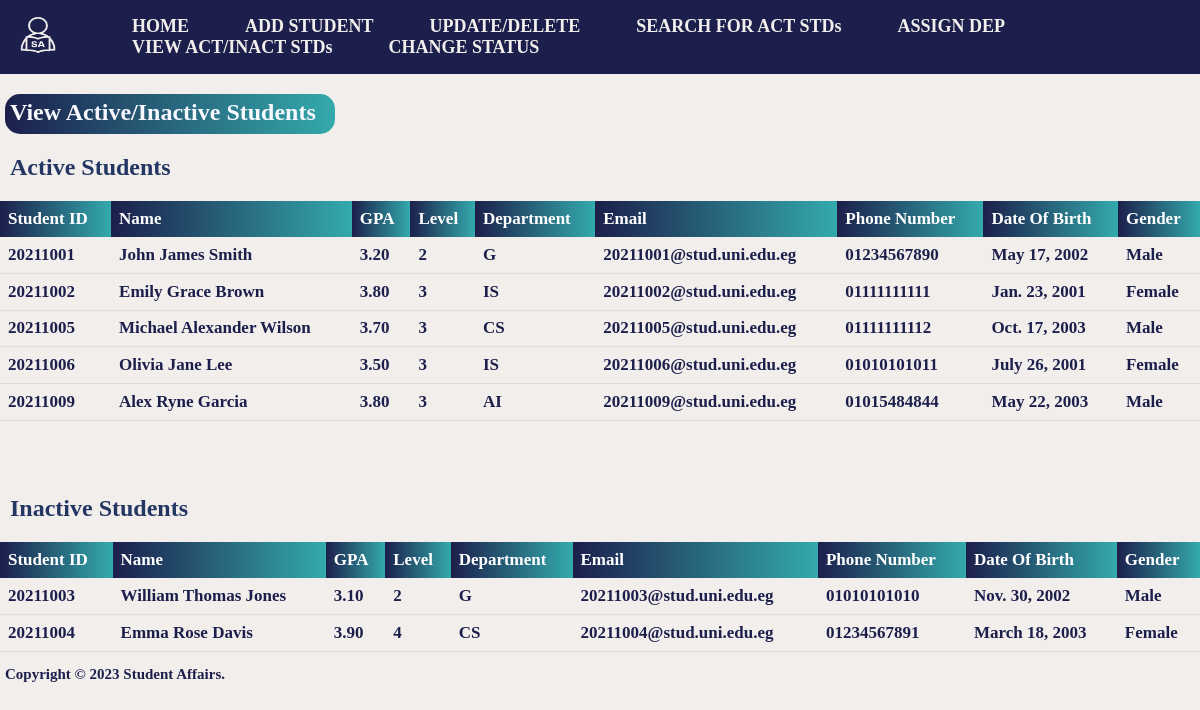
The page /Studentaffairs/HomePage/ViewActInact/ on the database as committed earlier.
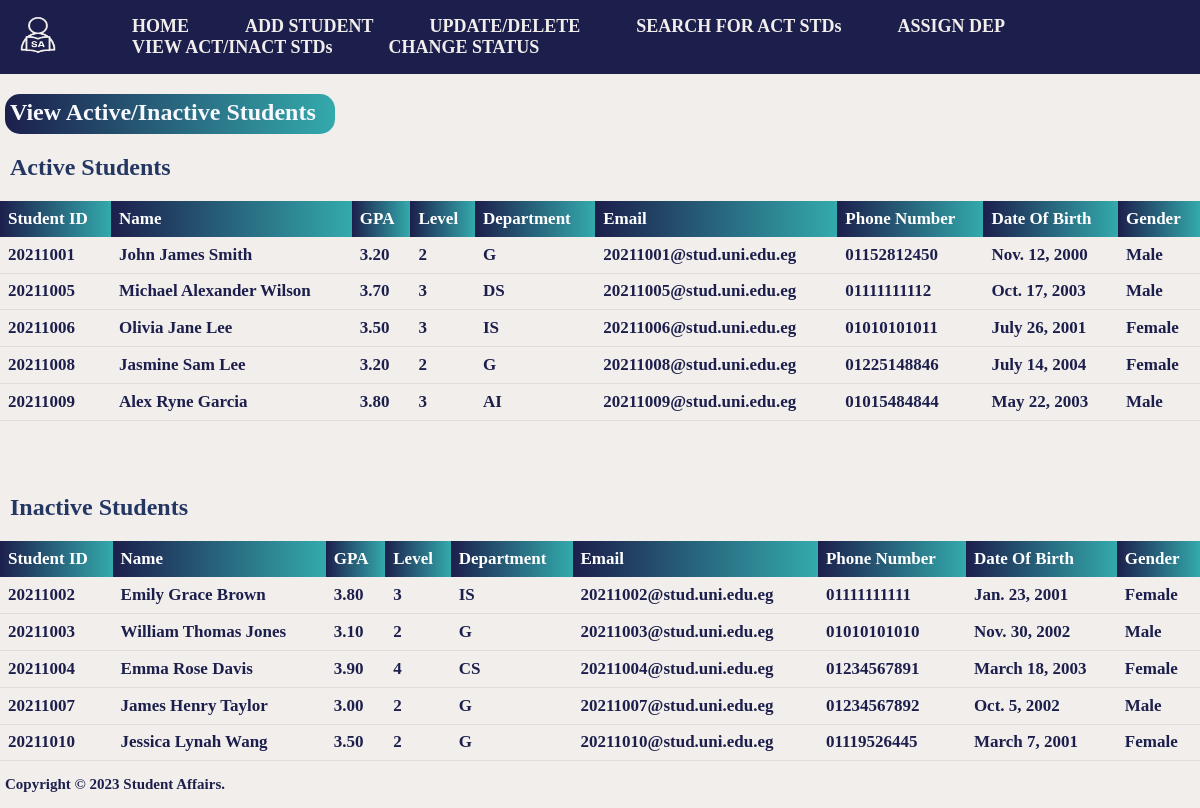
The same page on the database as committed later.
### shared_app/models.py (models this page shows)
class Student(models.Model):
    student_id = models.CharField(primary_key=True, max_length=8)
    name = models.CharField(max_length=30)
    gpa = models.DecimalField(max_digits=3, decimal_places=2)
    level = models.IntegerField()
    status = models.CharField(max_length=8)
    department = models.CharField(max_length=2)
    email = models.EmailField()
    phone_number = models.CharField(max_length=11)
    dob = models.DateField()
    gender = models.CharField(max_length = 6)

### view_in_active/views.py (the view)
# urls.py: path('',  views.viewin_active, name='viewin_active'),
def viewin_active(request):
    students = Student.objects.all().values()
    template = loader.get_template('View_Act_Inact.html')
    context = {
        'students': students,
    }
    return HttpResponse(template.render(context, request))

### view_in_active/templates/View_Act_Inact.html (shortened to what this page needs)
{% load static %}
<!DOCTYPE html>
<html>
    <head>
        <link rel = "stylesheet" href = "{% static 'css/NavBar&BG.css' %}">
        <link rel = "stylesheet" href = "{% static 'css/View_Act_Inact.css' %}">
    </head>
    <body>
    <nav>
        <div>
            <div><a href="{% url 'homepage:homepage' %}"><img class="logo" src="{% static 'Logo.png' %}"></a></div>
        </div>
        <ul>
            <li><a href="{% url 'homepage:homepage' %}">HOME</a></li>
            <li><a href="{% url 'add:add' %}">ADD STUDENT</a></li>
            <li><a href="{% url 'update_delete:updatedelete' %}">UPDATE/DELETE</a></li>
            <li><a href="{% url 'searchactive:search' %}">SEARCH FOR ACT STDs</a></li>
            <li><a href="{% url 'assigndep:assigndep' %}">ASSIGN DEP</a></li>
            <li><a href="{% url 'view_in_active:viewin_active' %}">VIEW ACT/INACT STDs</a></li>
            <li><a href="{% url 'changestatus:changestatus' %}">CHANGE STATUS</a></li>
        </ul>
    </nav>
    <h2 class="header">View Active/Inactive Students</h2>
    <h2>Active Students</h2>
        <table class="Activetable">
            <thead>
                <tr>
                    <th>Student ID</th>
                    <th>Name</th>
                    <th>GPA</th>
                    <th>Level</th>
                    <th>Department</th>
                    <th>Email</th>
                    <th>Phone Number</th>
                    <th>Date Of Birth</th>
                    <th>Gender</th>
                </tr>
            </thead>
            <tbody class="active">
                {% for x in students %}
                    <tr>
                        {% if x.status == 'Active' %}
                            <td>{{x.student_id}}</td>
                            <td>{{x.name}}</td>
                            <td>{{x.gpa}}</td>
                            <td>{{x.level}}</td>
                            <td>{{x.department}}</td>
                            <td>{{x.email}}</td>
                            <td>{{x.phone_number}}</td>
                            <td>{{x.dob}}</td>
                            <td>{{x.gender}}</td>
                        {% endif %}
                    </tr>
                {% endfor %}
            </tbody>
        </table>
        <br><br><br>
        <h2>Inactive Students</h2>
        <table class = "Inactivetable">
            <thead>
                <tr>
                    <th>Student ID</th>
                    <th>Name</th>
                    <th>GPA</th>
                    <th>Level</th>
                    <th>Department</th>
                    <th>Email</th>
                    <th>Phone Number</th>
                    <th>Date Of Birth</th>
                    <th>Gender</th>
                </tr>
            </thead>
            <tbody class="inActive">
                {% for x in students %}
                    <tr>
                        {% if x.status == 'Inactive' %}
                            <td>{{x.student_id}}</td>
                            <td>{{x.name}}</td>
                            <td>{{x.gpa}}</td>
                            <td>{{x.level}}</td>
                            <td>{{x.department}}</td>
                            <td>{{x.email}}</td>
                            <td>{{x.phone_number}}</td>
                            <td>{{x.dob}}</td>
                            <td>{{x.gender}}</td>
                        {% endif %}
                    </tr>
                {% endfor %}
            </tbody>
        </table>
    </body>
    <footer>
        <p class = "copyright">Copyright &copy; 2023  Student Affairs.</p>
    </footer>
</html>

Rows that differ between the two databases and show on the page:
changed Student "John James Smith": phone_number "01234567890" → "01152812450"; dob "May 17, 2002" → "Nov. 12, 2000"
changed Student "Michael Alexander Wilson": department "CS" → "DS"
now on this page (row edited): Student: student_id "20211008", name "Jasmine Sam Lee", gpa "3.20", level "2", department "G", email "20211008@stud.uni.edu.eg", phone_number "01225148846", dob "July 14, 2004", gender "Female", shown under "Active Students"
changed Student "Emily Grace Brown": moves from the list under "Active Students" to the list under "Inactive Students"
now on this page (row edited): Student: student_id "20211007", name "James Henry Taylor", gpa "3.00", level "2", department "G", email "20211007@stud.uni.edu.eg", phone_number "01234567892", dob "Oct. 5, 2002", gender "Male", shown under "Inactive Students"
added Student: student_id "20211010", name "Jessica Lynah Wang", gpa "3.50", level "2", department "G", email "20211010@stud.uni.edu.eg", phone_number "01119526445", dob "March 7, 2001", gender "Female", shown under "Inactive Students"
